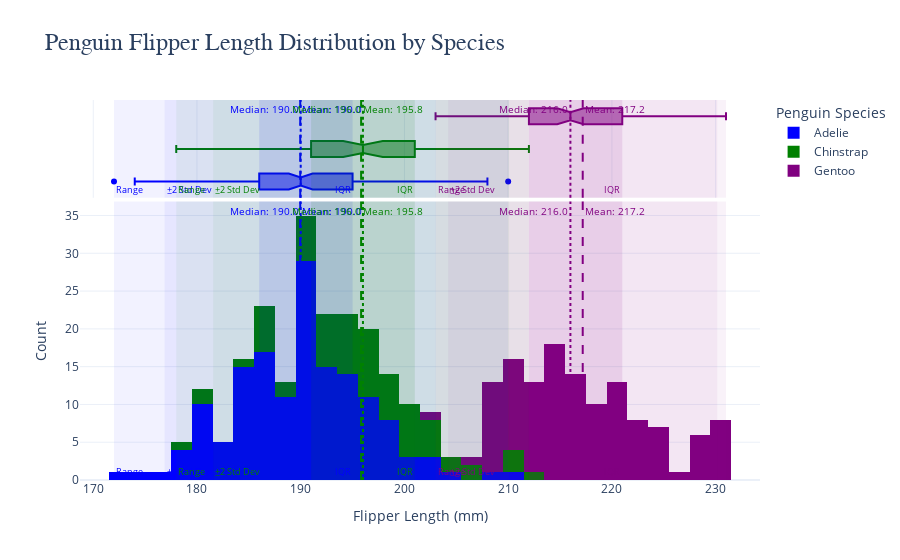

The code cell stored with this chart in its notebook:
### Code cell
#Fourth graph by chat gpt

import plotly.express as px
import plotly.graph_objects as go
import seaborn as sns

# Load the penguins dataset
penguins = sns.load_dataset("penguins")

# Remove rows with missing data for flipper_length_mm
penguins = penguins.dropna(subset=["flipper_length_mm"])

# Color palette for species
species_colors = {
    'Adelie': 'blue',
    'Chinstrap': 'green',
    'Gentoo': 'purple'
}

# Create the histogram for each species
fig = px.histogram(penguins, x="flipper_length_mm", color="species", marginal="box", nbins=30,
                   title="Penguin Flipper Length Distribution by Species", color_discrete_map=species_colors)

# Customize the layout for better aesthetics
fig.update_layout(
    xaxis_title="Flipper Length (mm)",
    yaxis_title="Count",
    title_font=dict(size=24, family="Arial"),
    legend_title_text="Penguin Species",
    legend=dict(title_font=dict(size=14), font=dict(size=12)),
    template="plotly_white",
)

# Add vertical lines and rectangles for each species
for species in penguins["species"].unique():
    # Subset data for the species
    species_data = penguins[penguins["species"] == species]["flipper_length_mm"]
    
    # Calculate statistics
    mean_fl = species_data.mean()
    median_fl = species_data.median()
    min_fl = species_data.min()
    max_fl = species_data.max()
    q1_fl = species_data.quantile(0.25)
    q3_fl = species_data.quantile(0.75)
    std_fl = species_data.std()

    # Species-specific color for lines and rectangles
    color = species_colors[species]

    # Add vertical lines for mean and median
    fig.add_vline(x=mean_fl, line=dict(color=color, width=2, dash="dash"),
                  annotation_text=f"Mean: {mean_fl:.1f}", annotation_position="top right", 
                  annotation_font_size=10, annotation_font_color=color)

    fig.add_vline(x=median_fl, line=dict(color=color, width=2, dash="dot"),
                  annotation_text=f"Median: {median_fl:.1f}", annotation_position="top left", 
                  annotation_font_size=10, annotation_font_color=color)

    # Add vertical rectangles for range, IQR, and two standard deviations from the mean
    # Range
    fig.add_vrect(x0=min_fl, x1=max_fl, line_width=0, fillcolor=color, opacity=0.05, 
                  annotation_text="Range", annotation_position="bottom left",
                  annotation_font_size=9, annotation_font_color=color)
    
    # IQR
    fig.add_vrect(x0=q1_fl, x1=q3_fl, line_width=0, fillcolor=color, opacity=0.1, 
                  annotation_text="IQR", annotation_position="bottom right",
                  annotation_font_size=9, annotation_font_color=color)
    
    # Two standard deviations from the mean
    fig.add_vrect(x0=mean_fl - 2 * std_fl, x1=mean_fl + 2 * std_fl, line_width=0, fillcolor=color, opacity=0.05, 
                  annotation_text="±2 Std Dev", annotation_position="bottom left",
                  annotation_font_size=9, annotation_font_color=color)

# Show the plot
fig.show(renderer="png")

### Figure 1 — Plotly figure (JSON) as saved in the notebook; plotly's stock layout.template omitted (floating-point values rounded to 4 significant figures; data arrays with more than 128 entries replaced by an {"elided": "..."} marker saying what was removed)
{"data": [{"alignmentgroup": "True", "bingroup": "x", "hovertemplate": "species=Adelie<br>flipper_length_mm=%{x}<br>count=%{y}<extra></extra>", "legendgroup": "Adelie", "marker": {"color": "blue", "pattern": {"shape": ""}}, "name": "Adelie", "nbinsx": 30, "offsetgroup": "Adelie", "orientation": "v", "showlegend": true, "type": "histogram", "x": {"elided": "151 int values"}, "xaxis": "x", "yaxis": "y"}, {"alignmentgroup": "True", "hovertemplate": "species=Adelie<br>flipper_length_mm=%{x}<extra></extra>", "legendgroup": "Adelie", "marker": {"color": "blue"}, "name": "Adelie", "notched": true, "offsetgroup": "Adelie", "showlegend": false, "type": "box", "x": {"elided": "151 int values"}, "xaxis": "x2", "yaxis": "y2"}, {"alignmentgroup": "True", "bingroup": "x", "hovertemplate": "species=Chinstrap<br>flipper_length_mm=%{x}<br>count=%{y}<extra></extra>", "legendgroup": "Chinstrap", "marker": {"color": "green", "pattern": {"shape": ""}}, "name": "Chinstrap", "nbinsx": 30, "offsetgroup": "Chinstrap", "orientation": "v", "showlegend": true, "type": "histogram", "x": [192, 196, 193, 188, 197, 198, 178, 197, 195, 198, 193, 194, 185, 201, 190, 201, 197, 181, 190, 195, 181, 191, 187, 193, 195, 197, 200, 200, 191, 205, 187, 201, 187, 203, 195, 199, 195, 210, 192, 205, 210, 187, 196, 196, 196, 201, 190, 212, 187, 198, 199, 201, 193, 203, 187, 197, 191, 203, 202, 194, 206, 189, 195, 207, 202, 193, 210, 198], "xaxis": "x", "yaxis": "y"}, {"alignmentgroup": "True", "hovertemplate": "species=Chinstrap<br>flipper_length_mm=%{x}<extra></extra>", "legendgroup": "Chinstrap", "marker": {"color": "green"}, "name": "Chinstrap", "notched": true, "offsetgroup": "Chinstrap", "showlegend": false, "type": "box", "x": [192, 196, 193, 188, 197, 198, 178, 197, 195, 198, 193, 194, 185, 201, 190, 201, 197, 181, 190, 195, 181, 191, 187, 193, 195, 197, 200, 200, 191, 205, 187, 201, 187, 203, 195, 199, 195, 210, 192, 205, 210, 187, 196, 196, 196, 201, 190, 212, 187, 198, 199, 201, 193, 203, 187, 197, 191, 203, 202, 194, 206, 189, 195, 207, 202, 193, 210, 198], "xaxis": "x2", "yaxis": "y2"}, {"alignmentgroup": "True", "bingroup": "x", "hovertemplate": "species=Gentoo<br>flipper_length_mm=%{x}<br>count=%{y}<extra></extra>", "legendgroup": "Gentoo", "marker": {"color": "purple", "pattern": {"shape": ""}}, "name": "Gentoo", "nbinsx": 30, "offsetgroup": "Gentoo", "orientation": "v", "showlegend": true, "type": "histogram", "x": [211, 230, 210, 218, 215, 210, 211, 219, 209, 215, 214, 216, 214, 213, 210, 217, 210, 221, 209, 222, 218, 215, 213, 215, 215, 215, 216, 215, 210, 220, 222, 209, 207, 230, 220, 220, 213, 219, 208, 208, 208, 225, 210, 216, 222, 217, 210, 225, 213, 215, 210, 220, 210, 225, 217, 220, 208, 220, 208, 224, 208, 221, 214, 231, 219, 230, 214, 229, 220, 223, 216, 221, 221, 217, 216, 230, 209, 220, 215, 223, 212, 221, 212, 224, 212, 228, 218, 218, 212, 230, 218, 228, 212, 224, 214, 226, 216, 222, 203, 225, 219, 228, 215, 228, 216, 215, 210, 219, 208, 209, 216, 229, 213, 230, 217, 230, 217, 222, 214, 215, 222, 212, 213], "xaxis": "x", "yaxis": "y"}, {"alignmentgroup": "True", "hovertemplate": "species=Gentoo<br>flipper_length_mm=%{x}<extra></extra>", "legendgroup": "Gentoo", "marker": {"color": "purple"}, "name": "Gentoo", "notched": true, "offsetgroup": "Gentoo", "showlegend": false, "type": "box", "x": [211, 230, 210, 218, 215, 210, 211, 219, 209, 215, 214, 216, 214, 213, 210, 217, 210, 221, 209, 222, 218, 215, 213, 215, 215, 215, 216, 215, 210, 220, 222, 209, 207, 230, 220, 220, 213, 219, 208, 208, 208, 225, 210, 216, 222, 217, 210, 225, 213, 215, 210, 220, 210, 225, 217, 220, 208, 220, 208, 224, 208, 221, 214, 231, 219, 230, 214, 229, 220, 223, 216, 221, 221, 217, 216, 230, 209, 220, 215, 223, 212, 221, 212, 224, 212, 228, 218, 218, 212, 230, 218, 228, 212, 224, 214, 226, 216, 222, 203, 225, 219, 228, 215, 228, 216, 215, 210, 219, 208, 209, 216, 229, 213, 230, 217, 230, 217, 222, 214, 215, 222, 212, 213], "xaxis": "x2", "yaxis": "y2"}], "layout": {"annotations": [{"font": {"color": "blue", "size": 10}, "showarrow": false, "text": "Mean: 190.0", "x": 190.0, "xanchor": "left", "xref": "x", "y": 1, "yanchor": "top", "yref": "y domain"}, {"font": {"color": "blue", "size": 10}, "showarrow": false, "text": "Mean: 190.0", "x": 190.0, "xanchor": "left", "xref": "x2", "y": 1, "yanchor": "top", "yref": "y2 domain"}, {"font": {"color": "blue", "size": 10}, "showarrow": false, "text": "Median: 190.0", "x": 190, "xanchor": "right", "xref": "x", "y": 1, "yanchor": "top", "yref": "y domain"}, {"font": {"color": "blue", "size": 10}, "showarrow": false, "text": "Median: 190.0", "x": 190, "xanchor": "right", "xref": "x2", "y": 1, "yanchor": "top", "yref": "y2 domain"}, {"font": {"color": "blue", "size": 9}, "showarrow": false, "text": "Range", "x": 172, "xanchor": "left", "xref": "x", "y": 0, "yanchor": "bottom", "yref": "y domain"}, {"font": {"color": "blue", "size": 9}, "showarrow": false, "text": "Range", "x": 172, "xanchor": "left", "xref": "x2", "y": 0, "yanchor": "bottom", "yref": "y2 domain"}, {"font": {"color": "blue", "size": 9}, "showarrow": false, "text": "IQR", "x": 195, "xanchor": "right", "xref": "x", "y": 0, "yanchor": "bottom", "yref": "y domain"}, {"font": {"color": "blue", "size": 9}, "showarrow": false, "text": "IQR", "x": 195, "xanchor": "right", "xref": "x2", "y": 0, "yanchor": "bottom", "yref": "y2 domain"}, {"font": {"color": "blue", "size": 9}, "showarrow": false, "text": "±2 Std Dev", "x": 176.9, "xanchor": "left", "xref": "x", "y": 0, "yanchor": "bottom", "yref": "y domain"}, {"font": {"color": "blue", "size": 9}, "showarrow": false, "text": "±2 Std Dev", "x": 176.9, "xanchor": "left", "xref": "x2", "y": 0, "yanchor": "bottom", "yref": "y2 domain"}, {"font": {"color": "green", "size": 10}, "showarrow": false, "text": "Mean: 195.8", "x": 195.8, "xanchor": "left", "xref": "x", "y": 1, "yanchor": "top", "yref": "y domain"}, {"font": {"color": "green", "size": 10}, "showarrow": false, "text": "Mean: 195.8", "x": 195.8, "xanchor": "left", "xref": "x2", "y": 1, "yanchor": "top", "yref": "y2 domain"}, {"font": {"color": "green", "size": 10}, "showarrow": false, "text": "Median: 196.0", "x": 196, "xanchor": "right", "xref": "x", "y": 1, "yanchor": "top", "yref": "y domain"}, {"font": {"color": "green", "size": 10}, "showarrow": false, "text": "Median: 196.0", "x": 196, "xanchor": "right", "xref": "x2", "y": 1, "yanchor": "top", "yref": "y2 domain"}, {"font": {"color": "green", "size": 9}, "showarrow": false, "text": "Range", "x": 178, "xanchor": "left", "xref": "x", "y": 0, "yanchor": "bottom", "yref": "y domain"}, {"font": {"color": "green", "size": 9}, "showarrow": false, "text": "Range", "x": 178, "xanchor": "left", "xref": "x2", "y": 0, "yanchor": "bottom", "yref": "y2 domain"}, {"font": {"color": "green", "size": 9}, "showarrow": false, "text": "IQR", "x": 201, "xanchor": "right", "xref": "x", "y": 0, "yanchor": "bottom", "yref": "y domain"}, {"font": {"color": "green", "size": 9}, "showarrow": false, "text": "IQR", "x": 201, "xanchor": "right", "xref": "x2", "y": 0, "yanchor": "bottom", "yref": "y2 domain"}, {"font": {"color": "green", "size": 9}, "showarrow": false, "text": "±2 Std Dev", "x": 181.6, "xanchor": "left", "xref": "x", "y": 0, "yanchor": "bottom", "yref": "y domain"}, {"font": {"color": "green", "size": 9}, "showarrow": false, "text": "±2 Std Dev", "x": 181.6, "xanchor": "left", "xref": "x2", "y": 0, "yanchor": "bottom", "yref": "y2 domain"}, {"font": {"color": "purple", "size": 10}, "showarrow": false, "text": "Mean: 217.2", "x": 217.2, "xanchor": "left", "xref": "x", "y": 1, "yanchor": "top", "yref": "y domain"}, {"font": {"color": "purple", "size": 10}, "showarrow": false, "text": "Mean: 217.2", "x": 217.2, "xanchor": "left", "xref": "x2", "y": 1, "yanchor": "top", "yref": "y2 domain"}, {"font": {"color": "purple", "size": 10}, "showarrow": false, "text": "Median: 216.0", "x": 216, "xanchor": "right", "xref": "x", "y": 1, "yanchor": "top", "yref": "y domain"}, {"font": {"color": "purple", "size": 10}, "showarrow": false, "text": "Median: 216.0", "x": 216, "xanchor": "right", "xref": "x2", "y": 1, "yanchor": "top", "yref": "y2 domain"}, {"font": {"color": "purple", "size": 9}, "showarrow": false, "text": "Range", "x": 203, "xanchor": "left", "xref": "x", "y": 0, "yanchor": "bottom", "yref": "y domain"}, {"font": {"color": "purple", "size": 9}, "showarrow": false, "text": "Range", "x": 203, "xanchor": "left", "xref": "x2", "y": 0, "yanchor": "bottom", "yref": "y2 domain"}, {"font": {"color": "purple", "size": 9}, "showarrow": false, "text": "IQR", "x": 221, "xanchor": "right", "xref": "x", "y": 0, "yanchor": "bottom", "yref": "y domain"}, {"font": {"color": "purple", "size": 9}, "showarrow": false, "text": "IQR", "x": 221, "xanchor": "right", "xref": "x2", "y": 0, "yanchor": "bottom", "yref": "y2 domain"}, {"font": {"color": "purple", "size": 9}, "showarrow": false, "text": "±2 Std Dev", "x": 204.2, "xanchor": "left", "xref": "x", "y": 0, "yanchor": "bottom", "yref": "y domain"}, {"font": {"color": "purple", "size": 9}, "showarrow": false, "text": "±2 Std Dev", "x": 204.2, "xanchor": "left", "xref": "x2", "y": 0, "yanchor": "bottom", "yref": "y2 domain"}], "barmode": "relative", "legend": {"font": {"size": 12}, "title": {"font": {"size": 14}, "text": "Penguin Species"}, "tracegroupgap": 0}, "shapes": [{"line": {"color": "blue", "dash": "dash", "width": 2}, "type": "line", "x0": 190.0, "x1": 190.0, "xref": "x", "y0": 0, "y1": 1, "yref": "y domain"}, {"line": {"color": "blue", "dash": "dash", "width": 2}, "type": "line", "x0": 190.0, "x1": 190.0, "xref": "x2", "y0": 0, "y1": 1, "yref": "y2 domain"}, {"line": {"color": "blue", "dash": "dot", "width": 2}, "type": "line", "x0": 190, "x1": 190, "xref": "x", "y0": 0, "y1": 1, "yref": "y domain"}, {"line": {"color": "blue", "dash": "dot", "width": 2}, "type": "line", "x0": 190, "x1": 190, "xref": "x2", "y0": 0, "y1": 1, "yref": "y2 domain"}, {"fillcolor": "blue", "line": {"width": 0}, "opacity": 0.05, "type": "rect", "x0": 172, "x1": 210, "xref": "x", "y0": 0, "y1": 1, "yref": "y domain"}, {"fillcolor": "blue", "line": {"width": 0}, "opacity": 0.05, "type": "rect", "x0": 172, "x1": 210, "xref": "x2", "y0": 0, "y1": 1, "yref": "y2 domain"}, {"fillcolor": "blue", "line": {"width": 0}, "opacity": 0.1, "type": "rect", "x0": 186, "x1": 195, "xref": "x", "y0": 0, "y1": 1, "yref": "y domain"}, {"fillcolor": "blue", "line": {"width": 0}, "opacity": 0.1, "type": "rect", "x0": 186, "x1": 195, "xref": "x2", "y0": 0, "y1": 1, "yref": "y2 domain"}, {"fillcolor": "blue", "line": {"width": 0}, "opacity": 0.05, "type": "rect", "x0": 176.9, "x1": 203.0, "xref": "x", "y0": 0, "y1": 1, "yref": "y domain"}, {"fillcolor": "blue", "line": {"width": 0}, "opacity": 0.05, "type": "rect", "x0": 176.9, "x1": 203.0, "xref": "x2", "y0": 0, "y1": 1, "yref": "y2 domain"}, {"line": {"color": "green", "dash": "dash", "width": 2}, "type": "line", "x0": 195.8, "x1": 195.8, "xref": "x", "y0": 0, "y1": 1, "yref": "y domain"}, {"line": {"color": "green", "dash": "dash", "width": 2}, "type": "line", "x0": 195.8, "x1": 195.8, "xref": "x2", "y0": 0, "y1": 1, "yref": "y2 domain"}, {"line": {"color": "green", "dash": "dot", "width": 2}, "type": "line", "x0": 196, "x1": 196, "xref": "x", "y0": 0, "y1": 1, "yref": "y domain"}, {"line": {"color": "green", "dash": "dot", "width": 2}, "type": "line", "x0": 196, "x1": 196, "xref": "x2", "y0": 0, "y1": 1, "yref": "y2 domain"}, {"fillcolor": "green", "line": {"width": 0}, "opacity": 0.05, "type": "rect", "x0": 178, "x1": 212, "xref": "x", "y0": 0, "y1": 1, "yref": "y domain"}, {"fillcolor": "green", "line": {"width": 0}, "opacity": 0.05, "type": "rect", "x0": 178, "x1": 212, "xref": "x2", "y0": 0, "y1": 1, "yref": "y2 domain"}, {"fillcolor": "green", "line": {"width": 0}, "opacity": 0.1, "type": "rect", "x0": 191, "x1": 201, "xref": "x", "y0": 0, "y1": 1, "yref": "y domain"}, {"fillcolor": "green", "line": {"width": 0}, "opacity": 0.1, "type": "rect", "x0": 191, "x1": 201, "xref": "x2", "y0": 0, "y1": 1, "yref": "y2 domain"}, {"fillcolor": "green", "line": {"width": 0}, "opacity": 0.05, "type": "rect", "x0": 181.6, "x1": 210.1, "xref": "x", "y0": 0, "y1": 1, "yref": "y domain"}, {"fillcolor": "green", "line": {"width": 0}, "opacity": 0.05, "type": "rect", "x0": 181.6, "x1": 210.1, "xref": "x2", "y0": 0, "y1": 1, "yref": "y2 domain"}, {"line": {"color": "purple", "dash": "dash", "width": 2}, "type": "line", "x0": 217.2, "x1": 217.2, "xref": "x", "y0": 0, "y1": 1, "yref": "y domain"}, {"line": {"color": "purple", "dash": "dash", "width": 2}, "type": "line", "x0": 217.2, "x1": 217.2, "xref": "x2", "y0": 0, "y1": 1, "yref": "y2 domain"}, {"line": {"color": "purple", "dash": "dot", "width": 2}, "type": "line", "x0": 216, "x1": 216, "xref": "x", "y0": 0, "y1": 1, "yref": "y domain"}, {"line": {"color": "purple", "dash": "dot", "width": 2}, "type": "line", "x0": 216, "x1": 216, "xref": "x2", "y0": 0, "y1": 1, "yref": "y2 domain"}, {"fillcolor": "purple", "line": {"width": 0}, "opacity": 0.05, "type": "rect", "x0": 203, "x1": 231, "xref": "x", "y0": 0, "y1": 1, "yref": "y domain"}, {"fillcolor": "purple", "line": {"width": 0}, "opacity": 0.05, "type": "rect", "x0": 203, "x1": 231, "xref": "x2", "y0": 0, "y1": 1, "yref": "y2 domain"}, {"fillcolor": "purple", "line": {"width": 0}, "opacity": 0.1, "type": "rect", "x0": 212, "x1": 221, "xref": "x", "y0": 0, "y1": 1, "yref": "y domain"}, {"fillcolor": "purple", "line": {"width": 0}, "opacity": 0.1, "type": "rect", "x0": 212, "x1": 221, "xref": "x2", "y0": 0, "y1": 1, "yref": "y2 domain"}, {"fillcolor": "purple", "line": {"width": 0}, "opacity": 0.05, "type": "rect", "x0": 204.2, "x1": 230.2, "xref": "x", "y0": 0, "y1": 1, "yref": "y domain"}, {"fillcolor": "purple", "line": {"width": 0}, "opacity": 0.05, "type": "rect", "x0": 204.2, "x1": 230.2, "xref": "x2", "y0": 0, "y1": 1, "yref": "y2 domain"}], "title": {"font": {"family": "Arial", "size": 24}, "text": "Penguin Flipper Length Distribution by Species"}, "xaxis": {"anchor": "y", "domain": [0, 1], "title": {"text": "Flipper Length (mm)"}}, "xaxis2": {"anchor": "y2", "domain": [0, 1], "matches": "x", "showgrid": true, "showticklabels": false}, "yaxis": {"anchor": "x", "domain": [0, 0.7326], "title": {"text": "Count"}}, "yaxis2": {"anchor": "x2", "domain": [0.7426, 1], "matches": "y2", "showgrid": false, "showline": false, "showticklabels": false, "ticks": ""}}}
